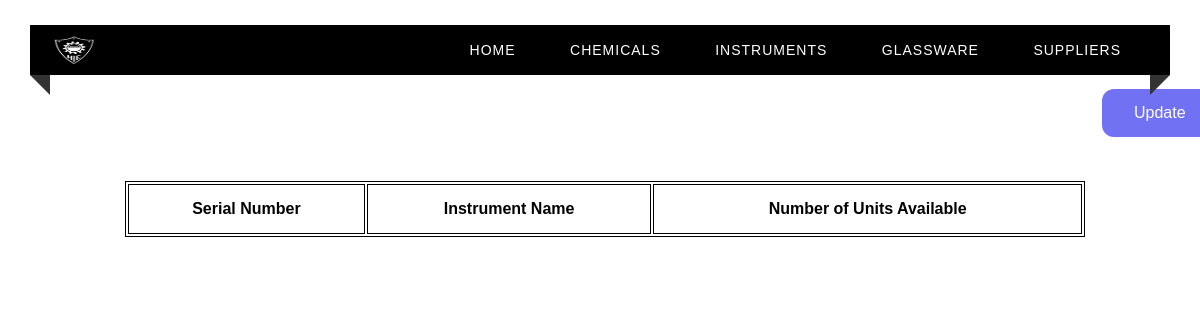
/instruments, run on an earlier commit of the app's database.
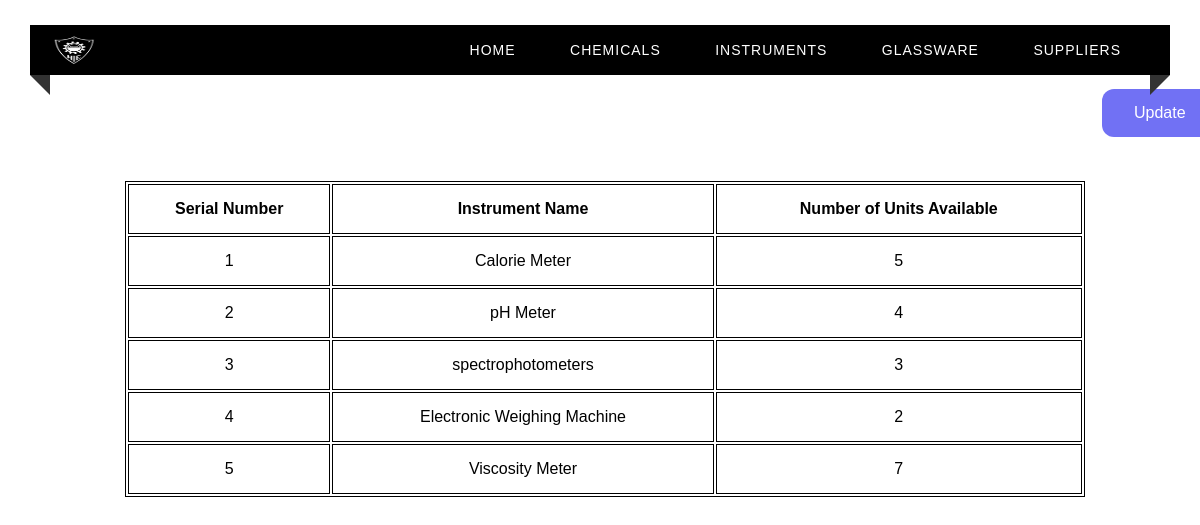
And on a later commit of the database.
### tables this page shows
CREATE TABLE INSTRUMENT(
    Sno INTEGER(3) UNIQUE ,
    Inst_Name VARCHAR(50) primary key,
    Number_Of_Units_Present INTEGER(3)
);

### app.py (the view)
@app.route("/instruments")
def instruments() :
    c = get_db()
    cur = c.cursor()
    cur.execute("SELECT * from INSTRUMENT")
    return render_template("instruments.html",test=cur.fetchall())

### app.py (called while the page is built)
def get_db():
    db = getattr(g, '_database', None)
    if db is None:
        db = g._database = sqlite3.connect(DATABASE)
    return db

@app.teardown_appcontext
def close_connection(exception):
    db = getattr(g, '_database', None)
    if db is not None:
        db.close()

### templates/instruments.html (shortened to what this page needs)
<html>
<head>
    <link rel="stylesheet" type="text/css" href="../static/home.css">
</head>
<body>
<div class="custom-padding">
        <nav>
            <div class="logo"><img src = "../static/nieLogo.png" width = "45px", height = "30px"></div>
            <ul class="menu-area">
                <li><a href="/">Home</a></li>
                <li><a href="/chemicals">Chemicals</a></li>
                <li><a href="/instruments">Instruments</a></li>
                <li><a href="/glassware">Glassware</a></li>
                <li><a href="/suppliers">Suppliers</a></li>
            </ul>
        </nav>
        <a href="/login" class="button">Update</a>
        <div class="tab">
          <table align="center" style="margin-left : 125px; margin-top : 50px;">
              <th>Serial Number</th>
              <th>Instrument Name </th>
              <th>Number of Units Available</th>
            {% for row in test %}
            <tr>
                <td> {{ row[0] }}</td>
                <td> {{ row[1] }}</td>
                <td> {{ row[2] }}</td>
            </tr>
            {% endfor %}
          </table>
        </div>
    </div>
</body>
</html>

### static/home.css (style rules this page uses)
* { margin: 0; padding: 0; outline: 0; box-sizing: border-box; }
body { background-image: url(books4.png) no-repeat center fixed; background-size: cover; background-position: center; }
.menu-area li a { text-decoration: none; }
.menu-area li { list-style-type: none; }
.custom-padding { padding-top: 25px; }
nav { position: relative; width: calc(100% - 60px); margin: 0 auto; padding: 10px 0; background: #000000; z-index: 1; text-align: right; padding-right: 2%; font-family: sans-serif; }
.logo { width: 15%; float: left; text-transform: uppercase; color: #fff; font-size: 25px; text-align: left; padding-left: 2%; }
.menu-area li { display: inline-block; }
.menu-area a { color: #fff; font-weight: 300; letter-spacing: 1px; text-transform: uppercase; display: block; padding: 0 25px; font-size: 14px; line-height: 30px; position: relative; z-index: 1; }
nav:before { position: absolute; content: ''; border-top: 10px solid #333; border-right: 10px solid #333; border-left: 10px solid transparent; border-bottom: 10px solid transparent; top: 100%; left: 0; }
nav:after { position: absolute; content: ''; border-top: 10px solid #333; border-left: 10px solid #333; border-right: 10px solid transparent; border-bottom: 10px solid transparent; top: 100%; right: 0; }
body { margin: 0; padding: 0; background: url(books3.jpg) no-repeat center fixed; background-size: cover; background-position: center; font-family: sans-serif; }

### templates/instruments.html (style rules this page uses)
.button { background-color: #7171F4; border: none; color: white; padding: 15px 32px; text-align: center; text-decoration: none; display: inline-block; font-size: 16px; margin: 4px 2px; cursor: pointer; border-radius: 12px; position: relative; left: 1100px; top: 10px; }
table { width: 80%; border: 1px solid black; }
th,td { height: 50px; border: 1px solid black; text-align: center; }

What changed in the data, as far as the page shows it:
added INSTRUMENT: Sno "1", Inst_Name "Calorie Meter", Number_Of_Units_Present "5"
added INSTRUMENT: Sno "2", Inst_Name "pH Meter", Number_Of_Units_Present "4"
added INSTRUMENT: Sno "3", Inst_Name "spectrophotometers", Number_Of_Units_Present "3"
added INSTRUMENT: Sno "4", Inst_Name "Electronic Weighing Machine", Number_Of_Units_Present "2"
added INSTRUMENT: Sno "5", Inst_Name "Viscosity Meter", Number_Of_Units_Present "7"
